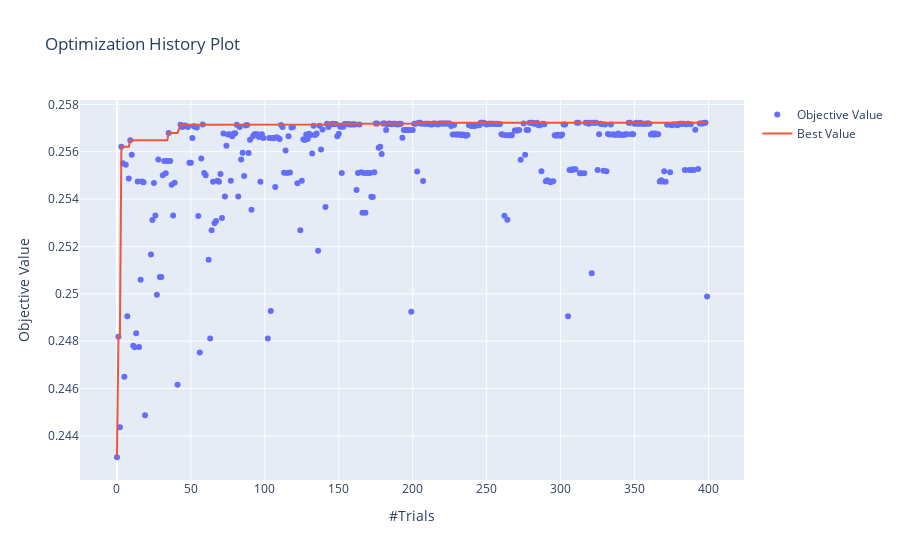

Source (notebook cell):
### Markdown cell above
### Visualisations

### Code cell
opt.visualization.plot_optimization_history(xgb_study)

### Figure 1 — Plotly figure (JSON) as saved in the notebook; plotly's stock layout.template omitted (floating-point values rounded to 4 significant figures; data arrays with more than 128 entries replaced by an {"elided": "..."} marker saying what was removed)
{"data": [{"mode": "markers", "name": "Objective Value", "type": "scatter", "x": {"elided": "380 int values"}, "y": {"elided": "380 float values"}}, {"name": "Best Value", "type": "scatter", "x": {"elided": "380 int values"}, "y": {"elided": "380 float values"}}], "layout": {"title": {"text": "Optimization History Plot"}, "xaxis": {"title": {"text": "#Trials"}}, "yaxis": {"title": {"text": "Objective Value"}}}}
